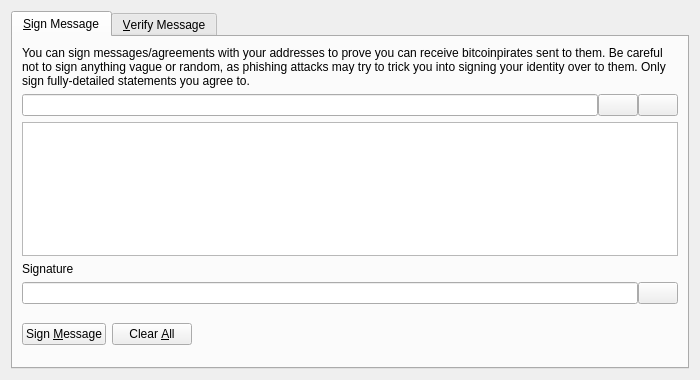
<?xml version="1.0" encoding="UTF-8"?>
<ui version="4.0">
 <class>SignVerifyMessageDialog</class>
 <widget class="QDialog" name="SignVerifyMessageDialog">
  <property name="geometry">
   <rect>
    <x>0</x>
    <y>0</y>
    <width>700</width>
    <height>380</height>
   </rect>
  </property>
  <property name="windowTitle">
   <string>Signatures - Sign / Verify a Message</string>
  </property>
  <property name="modal">
   <bool>true</bool>
  </property>
  <layout class="QVBoxLayout" name="verticalLayout">
   <item>
    <widget class="QTabWidget" name="tabWidget">
     <property name="currentIndex">
      <number>0</number>
     </property>
     <widget class="QWidget" name="tabSignMessage">
      <attribute name="title">
       <string>&amp;Sign Message</string>
      </attribute>
      <layout class="QVBoxLayout" name="verticalLayout_SM">
       <item>
        <widget class="QLabel" name="infoLabel_SM">
         <property name="text">
          <string>You can sign messages/agreements with your addresses to prove you can receive bitcoinpirates sent to them. Be careful not to sign anything vague or random, as phishing attacks may try to trick you into signing your identity over to them. Only sign fully-detailed statements you agree to.</string>
         </property>
         <property name="textFormat">
          <enum>Qt::PlainText</enum>
         </property>
         <property name="wordWrap">
          <bool>true</bool>
         </property>
        </widget>
       </item>
       <item>
        <layout class="QHBoxLayout" name="horizontalLayout_1_SM">
         <property name="spacing">
          <number>0</number>
         </property>
         <item>
          <widget class="QValidatedLineEdit" name="addressIn_SM">
           <property name="toolTip">
            <string>The BitcoinPirate address to sign the message with</string>
           </property>
          </widget>
         </item>
         <item>
          <widget class="QPushButton" name="addressBookButton_SM">
           <property name="toolTip">
            <string>Choose previously used address</string>
           </property>
           <property name="text">
            <string/>
           </property>
           <property name="icon">
            <iconset resource="../bitcoin.qrc">
             <normaloff>:/icons/address-book</normaloff>:/icons/address-book</iconset>
           </property>
           <property name="shortcut">
            <string>Alt+A</string>
           </property>
           <property name="autoDefault">
            <bool>false</bool>
           </property>
          </widget>
         </item>
         <item>
          <widget class="QPushButton" name="pasteButton_SM">
           <property name="toolTip">
            <string>Paste address from clipboard</string>
           </property>
           <property name="text">
            <string/>
           </property>
           <property name="icon">
            <iconset resource="../bitcoin.qrc">
             <normaloff>:/icons/editpaste</normaloff>:/icons/editpaste</iconset>
           </property>
           <property name="shortcut">
            <string>Alt+P</string>
           </property>
           <property name="autoDefault">
            <bool>false</bool>
           </property>
          </widget>
         </item>
        </layout>
       </item>
       <item>
        <widget class="QPlainTextEdit" name="messageIn_SM">
         <property name="toolTip">
          <string>Enter the message you want to sign here</string>
         </property>
        </widget>
       </item>
       <item>
        <widget class="QLabel" name="signatureLabel_SM">
         <property name="text">
          <string>Signature</string>
         </property>
         <property name="textFormat">
          <enum>Qt::PlainText</enum>
         </property>
        </widget>
       </item>
       <item>
        <layout class="QHBoxLayout" name="horizontalLayout_2_SM">
         <property name="spacing">
          <number>0</number>
         </property>
         <item>
          <widget class="QLineEdit" name="signatureOut_SM">
           <property name="font">
            <font>
             <italic>true</italic>
            </font>
           </property>
           <property name="readOnly">
            <bool>true</bool>
           </property>
          </widget>
         </item>
         <item>
          <widget class="QPushButton" name="copySignatureButton_SM">
           <property name="toolTip">
            <string>Copy the current signature to the system clipboard</string>
           </property>
           <property name="text">
            <string/>
           </property>
           <property name="icon">
            <iconset resource="../bitcoin.qrc">
             <normaloff>:/icons/editcopy</normaloff>:/icons/editcopy</iconset>
           </property>
           <property name="autoDefault">
            <bool>false</bool>
           </property>
          </widget>
         </item>
        </layout>
       </item>
       <item>
        <layout class="QHBoxLayout" name="horizontalLayout_3_SM">
         <item>
          <widget class="QPushButton" name="signMessageButton_SM">
           <property name="toolTip">
            <string>Sign the message to prove you own this BitcoinPirate address</string>
           </property>
           <property name="text">
            <string>Sign &amp;Message</string>
           </property>
           <property name="icon">
            <iconset resource="../bitcoin.qrc">
             <normaloff>:/icons/edit</normaloff>:/icons/edit</iconset>
           </property>
           <property name="autoDefault">
            <bool>false</bool>
           </property>
          </widget>
         </item>
         <item>
          <widget class="QPushButton" name="clearButton_SM">
           <property name="toolTip">
            <string>Reset all sign message fields</string>
           </property>
           <property name="text">
            <string>Clear &amp;All</string>
           </property>
           <property name="icon">
            <iconset resource="../bitcoin.qrc">
             <normaloff>:/icons/remove</normaloff>:/icons/remove</iconset>
           </property>
           <property name="autoDefault">
            <bool>false</bool>
           </property>
          </widget>
         </item>
         <item>
          <spacer name="horizontalSpacer_1_SM">
           <property name="orientation">
            <enum>Qt::Horizontal</enum>
           </property>
           <property name="sizeHint" stdset="0">
            <size>
             <width>40</width>
             <height>48</height>
            </size>
           </property>
          </spacer>
         </item>
         <item>
          <widget class="QLabel" name="statusLabel_SM">
           <property name="font">
            <font>
             <weight>75</weight>
             <bold>true</bold>
            </font>
           </property>
           <property name="text">
            <string/>
           </property>
           <property name="wordWrap">
            <bool>true</bool>
           </property>
          </widget>
         </item>
         <item>
          <spacer name="horizontalSpacer_2_SM">
           <property name="orientation">
            <enum>Qt::Horizontal</enum>
           </property>
           <property name="sizeHint" stdset="0">
            <size>
             <width>40</width>
             <height>48</height>
            </size>
           </property>
          </spacer>
         </item>
        </layout>
       </item>
      </layout>
     </widget>
     <widget class="QWidget" name="tabVerifyMessage">
      <attribute name="title">
       <string>&amp;Verify Message</string>
      </attribute>
      <layout class="QVBoxLayout" name="verticalLayout_VM">
       <item>
        <widget class="QLabel" name="infoLabel_VM">
         <property name="text">
          <string>Enter the receiver's address, message (ensure you copy line breaks, spaces, tabs, etc. exactly) and signature below to verify the message. Be careful not to read more into the signature than what is in the signed message itself, to avoid being tricked by a man-in-the-middle attack. Note that this only proves the signing party receives with the address, it cannot prove sendership of any transaction!</string>
         </property>
         <property name="textFormat">
          <enum>Qt::PlainText</enum>
         </property>
         <property name="alignment">
          <set>Qt::AlignLeading|Qt::AlignLeft|Qt::AlignTop</set>
         </property>
         <property name="wordWrap">
          <bool>true</bool>
         </property>
        </widget>
       </item>
       <item>
        <layout class="QHBoxLayout" name="horizontalLayout_1_VM">
         <property name="spacing">
          <number>0</number>
         </property>
         <item>
          <widget class="QValidatedLineEdit" name="addressIn_VM">
           <property name="toolTip">
            <string>The BitcoinPirate address the message was signed with</string>
           </property>
          </widget>
         </item>
         <item>
          <widget class="QPushButton" name="addressBookButton_VM">
           <property name="toolTip">
            <string>Choose previously used address</string>
           </property>
           <property name="text">
            <string/>
           </property>
           <property name="icon">
            <iconset resource="../bitcoin.qrc">
             <normaloff>:/icons/address-book</normaloff>:/icons/address-book</iconset>
           </property>
           <property name="shortcut">
            <string>Alt+A</string>
           </property>
           <property name="autoDefault">
            <bool>false</bool>
           </property>
          </widget>
         </item>
        </layout>
       </item>
       <item>
        <widget class="QPlainTextEdit" name="messageIn_VM"/>
       </item>
       <item>
        <widget class="QValidatedLineEdit" name="signatureIn_VM"/>
       </item>
       <item>
        <layout class="QHBoxLayout" name="horizontalLayout_2_VM">
         <item>
          <widget class="QPushButton" name="verifyMessageButton_VM">
           <property name="toolTip">
            <string>Verify the message to ensure it was signed with the specified BitcoinPirate address</string>
           </property>
           <property name="text">
            <string>Verify &amp;Message</string>
           </property>
           <property name="icon">
            <iconset resource="../bitcoin.qrc">
             <normaloff>:/icons/transaction_0</normaloff>:/icons/transaction_0</iconset>
           </property>
           <property name="autoDefault">
            <bool>false</bool>
           </property>
          </widget>
         </item>
         <item>
          <widget class="QPushButton" name="clearButton_VM">
           <property name="toolTip">
            <string>Reset all verify message fields</string>
           </property>
           <property name="text">
            <string>Clear &amp;All</string>
           </property>
           <property name="icon">
            <iconset resource="../bitcoin.qrc">
             <normaloff>:/icons/remove</normaloff>:/icons/remove</iconset>
           </property>
           <property name="autoDefault">
            <bool>false</bool>
           </property>
          </widget>
         </item>
         <item>
          <spacer name="horizontalSpacer_1_VM">
           <property name="orientation">
            <enum>Qt::Horizontal</enum>
           </property>
           <property name="sizeHint" stdset="0">
            <size>
             <width>40</width>
             <height>48</height>
            </size>
           </property>
          </spacer>
         </item>
         <item>
          <widget class="QLabel" name="statusLabel_VM">
           <property name="font">
            <font>
             <weight>75</weight>
             <bold>true</bold>
            </font>
           </property>
           <property name="text">
            <string/>
           </property>
           <property name="wordWrap">
            <bool>true</bool>
           </property>
          </widget>
         </item>
         <item>
          <spacer name="horizontalSpacer_2_VM">
           <property name="orientation">
            <enum>Qt::Horizontal</enum>
           </property>
           <property name="sizeHint" stdset="0">
            <size>
             <width>40</width>
             <height>48</height>
            </size>
           </property>
          </spacer>
         </item>
        </layout>
       </item>
      </layout>
     </widget>
    </widget>
   </item>
  </layout>
 </widget>
 <customwidgets>
  <customwidget>
   <class>QValidatedLineEdit</class>
   <extends>QLineEdit</extends>
   <header>qt/qvalidatedlineedit.h</header>
  </customwidget>
 </customwidgets>
 <resources>
  <include location="../bitcoin.qrc"/>
 </resources>
 <connections/>
</ui>
